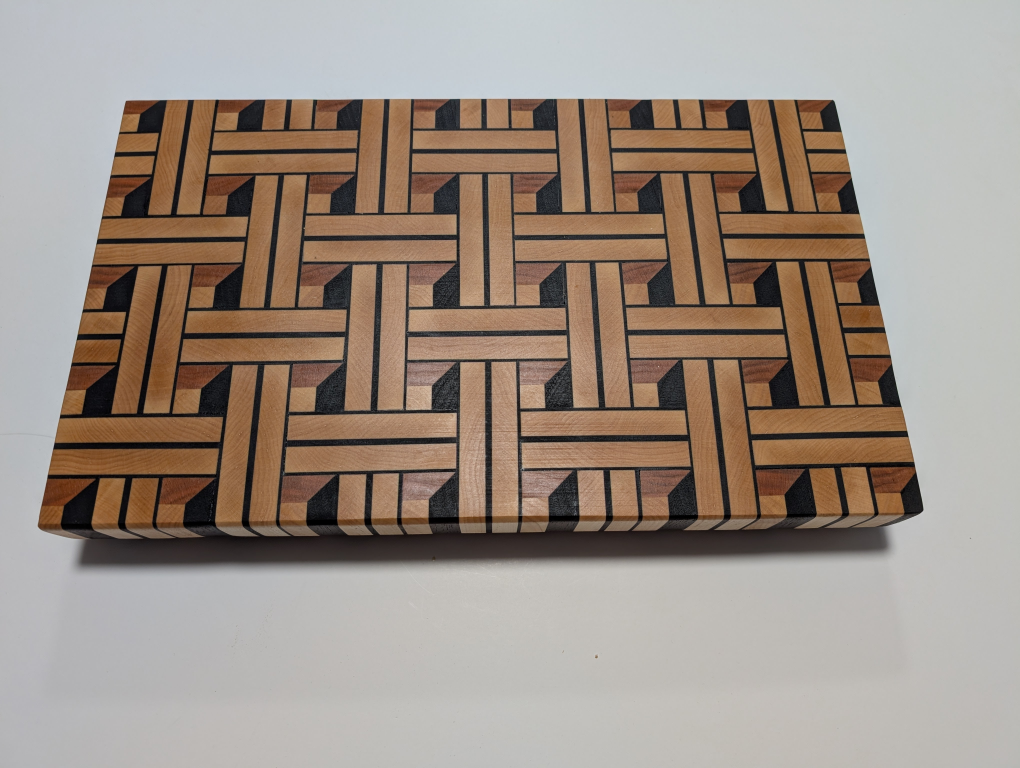
#> input picture images_full/3d-basket-weave-board.jpg, 4080 x 3072 px, found by its file name (shown at 1/4 size); its folder holds 4 pictures in this run
$ python generate_thumbnails.py
#> lines starting #> are read from the running program, lines starting #| are printed output that depends on the picture

from PIL import Image
import os

# Adjust these paths if needed
#usage
#python generate_thumbnails.py

SOURCE_DIR = "images_full"
DEST_DIR = "images"
THUMBNAIL_HEIGHT = 200  # Adjust height as desired

# Create output directory if it doesn't exist
os.makedirs(DEST_DIR, exist_ok=True)

for filename in os.listdir(SOURCE_DIR):
    if filename.lower().endswith((".jpg", ".jpeg", ".png")):
        full_path = os.path.join(SOURCE_DIR, filename)
        img = Image.open(full_path)
#> img is the input picture: PIL image 4080x3072 RGB; mean R, G, B 156.4, 143.3, 132.9

        # Maintain aspect ratio while resizing
        aspect_ratio = img.width / img.height
#> aspect_ratio = 1.33
        new_height = THUMBNAIL_HEIGHT
        new_width = int(aspect_ratio * new_height)
#> new_width = 265
        img = img.resize((new_width, new_height), Image.LANCZOS)
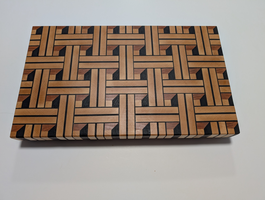
#> img: PIL image 265x200 RGB; mean R, G, B 156.4, 143.4, 132.9

        # Save thumbnail with "-thumb" suffix
        name, ext = os.path.splitext(filename)
        thumb_name = f"{name}-thumb{ext}"
        thumb_path = os.path.join(DEST_DIR, thumb_name)
        img.save(thumb_path)

        print(f"Created thumbnail: {thumb_name}")
#> pass 2 of the loop `for filename in os.listdir(SOURCE_DIR):`:
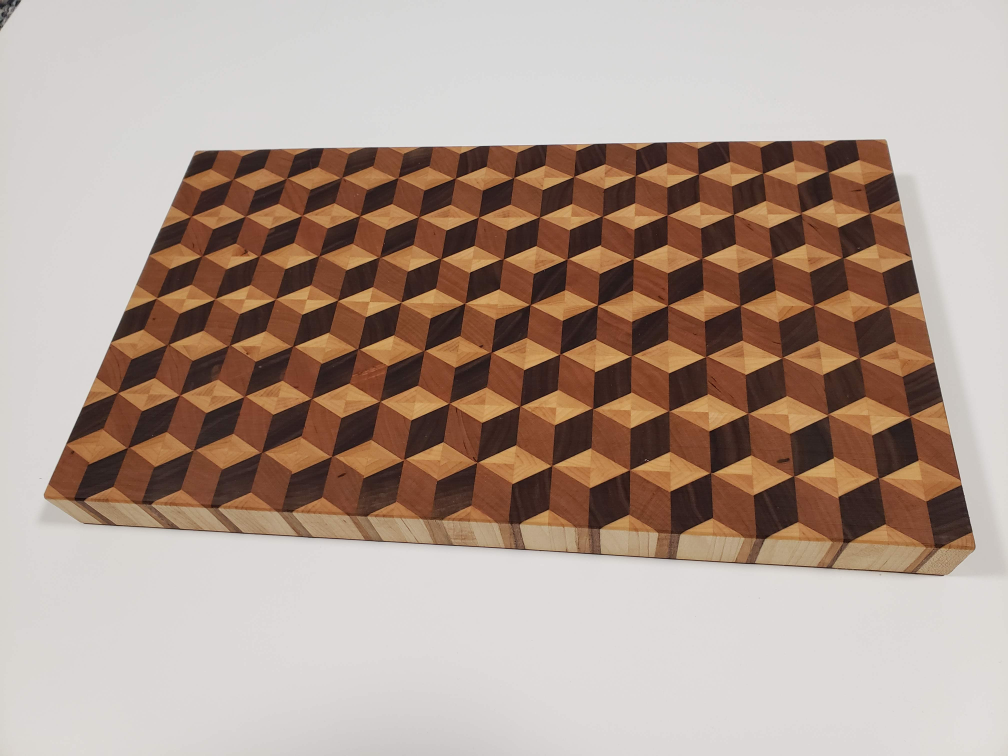
#> input picture images_full/3dCuttingBoard.jpg, 4032 x 3024 px, found by its file name (shown at 1/4 size)
#> img is the input picture: PIL image 4032x3024 RGB; mean R, G, B 175.9, 156, 144.2
#> `img = img.resize((new_width, new_height), Image.LANCZOS)`:
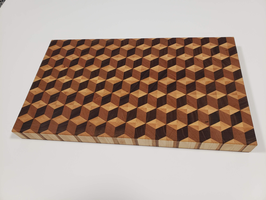
#> img: PIL image 266x200 RGB; mean R, G, B 175.9, 156, 144.2
#> pass 3 of the loop `for filename in os.listdir(SOURCE_DIR):`:
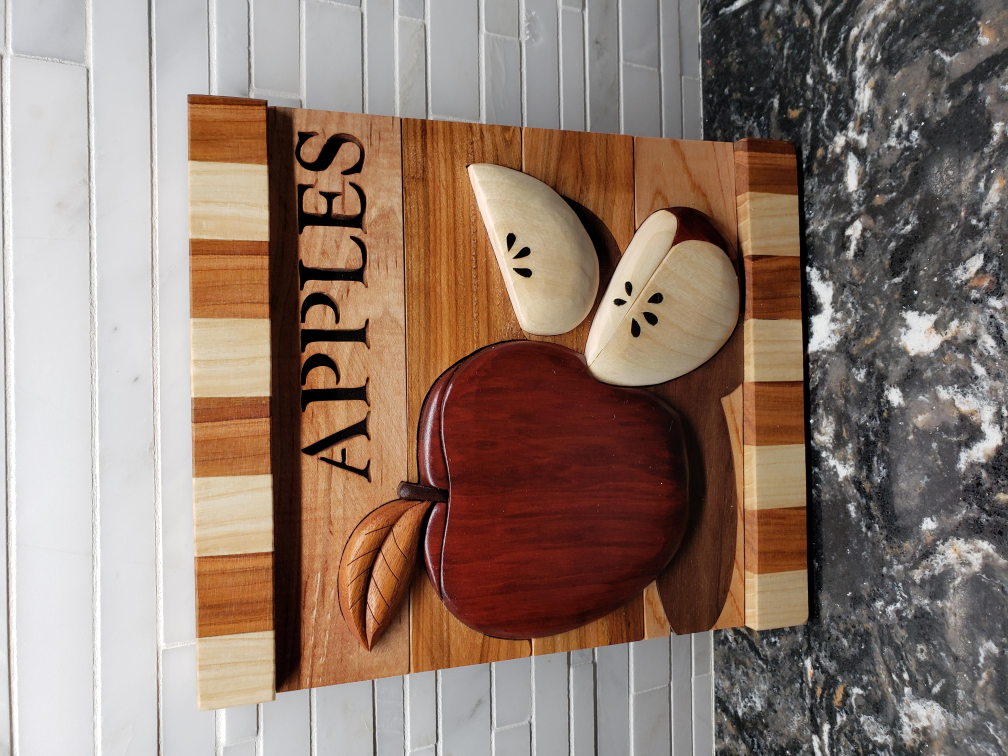
#> input picture images_full/Apples.jpg, 4032 x 3024 px, found by its file name (shown at 1/4 size)
#> img is the input picture: PIL image 4032x3024 RGB; mean R, G, B 144.1, 123.9, 112.2
#> `img = img.resize((new_width, new_height), Image.LANCZOS)`:
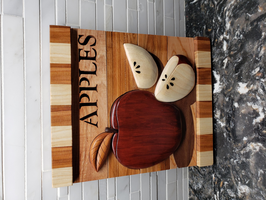
#> img: PIL image 266x200 RGB; mean R, G, B 144.1, 123.9, 112.2
#> the loop made 4 passes; the first 3 are shown
